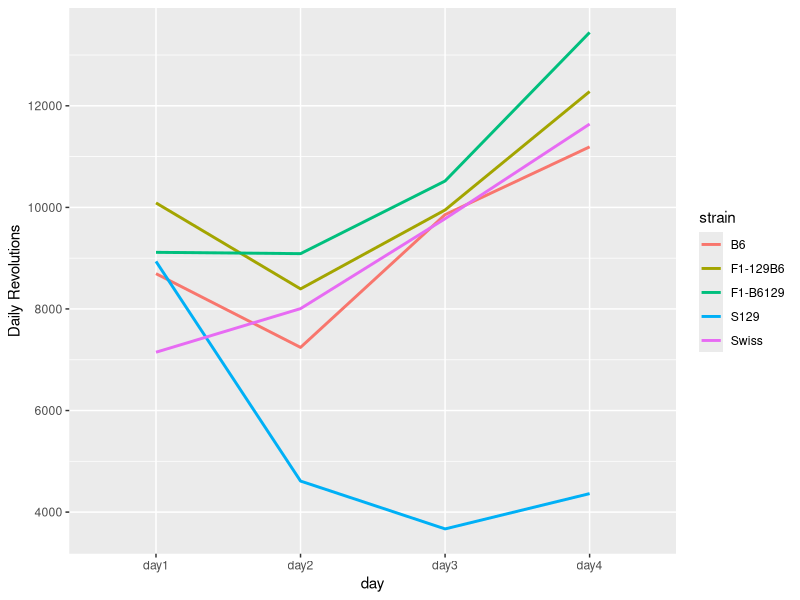

Write the R code that produced this figure.

### Wide and Long Data

# sometimes called "Wide" and "Narrow" Data

# Long Data is often called "Tidy Data"



library(tidyverse)

# Data can be wide or long

df.wide <- data.frame(
                 name = c("James", "Tyler", "Stephen", "Jennifer", "Carmen"),
                 time1 = c(15, 17, 14, 13, 11),
                 time2 = c(16, 19, 20, 21, 23)
                 )


# wide data has more than one score of each type per individual in rows
df.wide


# long data (also called tidy data) has only one column for each type of score

df.long <- data.frame(
                 name = c("James", "Tyler", "Stephen", "Jennifer", "Carmen"),
                 score = c(15, 17, 14, 13, 11, 16, 19, 20, 21, 23),
                 time = rep(c("time1", "time2"), each = 5)
)

df.long # Every row has the information to make each score unique



# `tidyverse` has built in functions that can turn your dataframe from 
#  long format to wide format and vice versa. 

# `pivot_longer` makes the dataframes longer [gather]
# `pivot_wider` makes the dataframes longer [spread]

df.wide

# turn columns 2 and 3 into one long column:
df.wide %>% pivot_longer(cols = 2:3, names_to="time")  



### What if we had other columns in our dataset?

df.wide

df.wide$group <- c("control", "control", "treatment", "treatment", "treatment")

df.wide

df.wide %>% pivot_longer(cols = 2:3, names_to="time")  




## going wider:

df.long

df.long %>% pivot_wider(values_from = score, names_from = time)


# if we had more columns in our dataset:

df.long

df.long$confidence <- c(3, 8, 9, 4, 10)

df.long

df.long %>% pivot_wider(values_from = score, names_from = time)




### Real Data Example.


wheel <- read_csv("data/wheels1.csv")

head(wheel)

# here, say we were interested in the wheel running by day data

wheeldf <- wheel %>% select(id, strain, day1,day2,day3,day4)

head(wheeldf)

tail(wheeldf)

#conver to long
wheeldf %>% pivot_longer(cols = 3:6, names_to="day")  

wheeldf.long <- wheeldf %>% pivot_longer(cols = 3:6, names_to="day")  


## We could now get summary data and plot a graph
# nb. don't worry about this code... we'll go through it in later sections:
wheeldf.long %>% 
  group_by(day,strain) %>%
  summarise(mean = mean(value, na.rm=T)) %>%
  ggplot(aes(x=day,y=mean,group=strain, color=strain)) +
  geom_line(lwd=1) +
  xlab("day")+
  ylab("Daily Revolutions")



wheeldf.long

# to make it go wider again, we do:

wheeldf.long %>% pivot_wider(
                 names_from = day,
                values_from = value
                    )




### Try for yourself example

# 1. Load the data "lifexp.csv"
# this show life expectancy, population size and gdp for many countries over two time points

df1 <- read_csv("data/lifeexp.csv")

# we only need these columns
df1 <- df1 %>% select(country, continent, year, lifeExp)
df1

# make this data wide format putting lifeExp into two separate columns based on the 'year' column.

df1 %>% pivot_wider(
  names_from = year,
  values_from = lifeExp
)


## 2. Load the dataset "hurricanes.csv"
# this shows the number of hurricanes in each of the last 5 decades in 4 states
# it's in wide format

hu <- read_csv("data/hurricanes.csv")
hu

# make this dataset into long format, calling the decade column 'decade', 

hu %>% 
  pivot_longer(
    cols = 2:6, 
    names_to="decade")  

